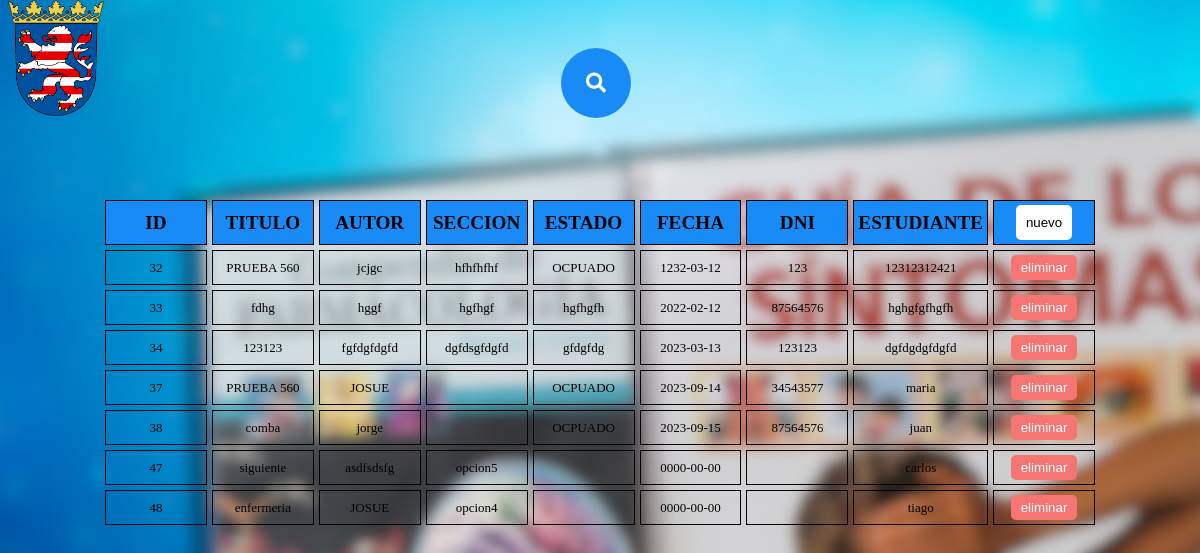
The app's page /prestamo.php with its own data.
### tables this page shows
CREATE TABLE `prestamo` (
  `id_prest` int(3) NOT NULL,
  `titulo1` varchar(40) NOT NULL,
  `autor1` varchar(40) NOT NULL,
  `descripcion1` varchar(100) NOT NULL,
  `estado` varchar(20) NOT NULL,
  `fecha` date NOT NULL,
  `dni_est` varchar(8) NOT NULL,
  `nombre` varchar(40) NOT NULL
);

### prestamo.php (the view, shortened to what this page needs)
<!DOCTYPE html>
<html>
<head>
    <link rel="stylesheet" href="css/buscador.css">
    <link rel="stylesheet" href="https://use.fontawesome.com/releases/v5.6.3/css/all.css">
    <link rel="stylesheet" href="css/tabla.css">
</head>
<body>
    <a href="inic.php">
        <img class="icono" src="img/hessen icono.png">
    </a>
    <div class="buscad">
        <form method="GET" action="">
            <div class="btn">
                <button type="submit" class="fa fa-search"></button>
            </div>
        </form>
    </div>
    <?php
    include("conex_prest.php");
    $search = isset($_GET['search']) ? $_GET['search'] : '';
    if ($search) {
        $prestamo = "SELECT * FROM prestamo WHERE
                 titulo1 LIKE '%$search%'";
    } else {
        $prestamo = "SELECT * FROM prestamo";
    }
    ?>
    <div class="tabla_general">
        <div class="subtitulos">ID</div>
        <div class="subtitulos">TITULO</div>
        <div class="subtitulos">AUTOR</div>
        <div class="subtitulos">SECCION</div>
        <div class="subtitulos">ESTADO</div>
        <div class="subtitulos">FECHA</div>
        <div class="subtitulos">DNI </div>
        <div class="subtitulos">ESTUDIANTE</div>
        <div class="subtitulos"><a href="prest_nuev.php"> <button type="button" class="a1">nuevo</button> </a></div>
        <?php
        $result = mysqli_query($conex1, $prestamo);
        while($row=mysqli_fetch_assoc($result)) {?>
        <div class="informacion"><?php  echo $row["id_prest"];?></div>
        <div class="informacion"><?php  echo $row["titulo1"];?></div>
        <div class="informacion"><?php  echo $row["autor1"];?></div>
        <div class="informacion"><?php  echo $row["descripcion1"];?></div>
        <div class="informacion"><?php  echo $row["estado"];?></div>
        <div class="informacion"><?php  echo $row["fecha"];?></div>
        <div class="informacion"><?php  echo $row["dni_est"];?></div>
        <div class="informacion"><?php  echo $row["nombre"];?></div>
        <div class="informacion">
        <button type="button" class="a2" onclick="mostrarModal(<?php echo $row["id_prest"]; ?>)">eliminar</button>
        </div>
    <?php } ?>
</body>
</html>

### css/buscador.css (style rules this page uses)
.buscad { position: absolute; left: 50%; top: 6%; transform: translateX(-50%); padding: 10px; }
.fa.fa-search { color: white; font-size: 20px; margin-top: 10px; }
::placeholder { color: grey; }
.btn { position: absolute; right: 0; top: 0; width: 70px; height: 70px; background: hsl(209, 93%, 53%); line-height: 70px; border-radius: 50%; text-align: center; cursor: pointer; transition: .5s; }
.btn button { background: hsl(209, 93%, 53%); border: none; border-radius: 50%; width: 50px; height: 50px; cursor: pointer; transition: background .5s ease; }

### css/tabla.css (style rules this page uses)
.tabla_general { width: 100%; max-width: 990px; margin: 200px auto; display: grid; grid-template-columns: repeat(9, 1fr); grid-auto-rows: auto; grid-gap: 5px; }
.icono { position: absolute; top: 0; right: 100; max-width: 100%; width: 6rem; height: auto; }
.a1 { background-color:white; color: black; padding: 10px 10px; border-radius: 5px; text-decoration: none; border: none; cursor: pointer; }
.a2 { background-color: #f57573; color: white; padding: 5px 10px; border-radius: 5px; text-decoration: none; border: none; cursor: pointer; }
.subtitulos, .informacion { display: flex; justify-content: center; align-items: center; border: 1px solid #000000; padding: 4px; }
.subtitulos { font-weight: bold; font-size: 1.2em; background-color: hsl(209, 93%, 53%); }
.informacion { font-size: 13px; }

### prestamo.php (style rules this page uses)
body { background: url(img/tabl.jpeg); background-size: cover; background-repeat: no-repeat; background-attachment: fixed; }

### records on screen
prestamo: id_prest "32", titulo1 "PRUEBA 560", autor1 "jcjgc", descripcion1 "hfhfhfhf", estado "OCPUADO", fecha "1232-03-12", dni_est "123", nombre "12312312421"
prestamo: id_prest "33", titulo1 "fdhg", autor1 "hggf", descripcion1 "hgfhgf", estado "hgfhgfh", fecha "2022-02-12", dni_est "87564576", nombre "hghgfgfhgfh"
prestamo: id_prest "34", titulo1 "123123", autor1 "fgfdgfdgfd", descripcion1 "dgfdsgfdgfd", estado "gfdgfdg", fecha "2023-03-13", dni_est "123123", nombre "dgfdgdgfdgfd"
prestamo: id_prest "37", titulo1 "PRUEBA 560", autor1 "JOSUE", estado "OCPUADO", fecha "2023-09-14", dni_est "34543577", nombre "maria"
prestamo: id_prest "38", titulo1 "comba", autor1 "jorge", estado "OCPUADO", fecha "2023-09-15", dni_est "87564576", nombre "juan"
prestamo: id_prest "47", titulo1 "siguiente", autor1 "asdfsdsfg", descripcion1 "opcion5", fecha "0000-00-00", nombre "carlos"
prestamo: id_prest "48", titulo1 "enfermeria", autor1 "JOSUE", descripcion1 "opcion4", fecha "0000-00-00", nombre "tiago"
